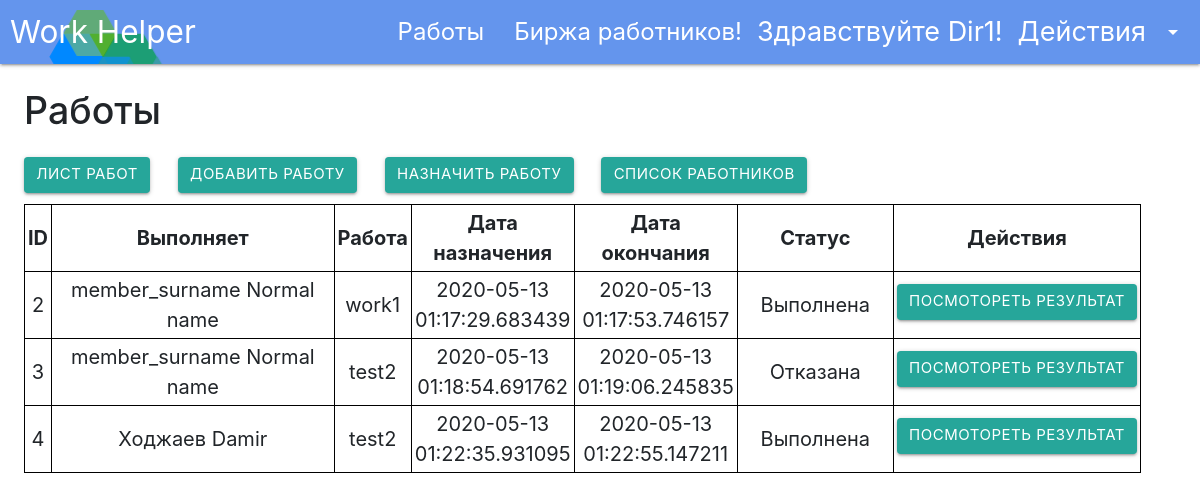
The page /company (signed in) on the database its author committed.
### data/users.py (models this page shows, shortened)
class User(SqlAlchemyBase, UserMixin, SerializerMixin):
    __tablename__ = 'users'
    id = sqlalchemy.Column(sqlalchemy.Integer, primary_key=True, autoincrement=True)
    account_type = sqlalchemy.Column(sqlalchemy.Integer, sqlalchemy.ForeignKey('accounts_type.id'))
    user_name = sqlalchemy.Column(sqlalchemy.String, unique=True)
    hashed_password = sqlalchemy.Column(sqlalchemy.String, nullable=False)
    surname = sqlalchemy.Column(sqlalchemy.String, nullable=False)
    name = sqlalchemy.Column(sqlalchemy.String, nullable=False)
    birthday = sqlalchemy.Column(sqlalchemy.DateTime, nullable=False)
    photo = sqlalchemy.Column(sqlalchemy.BLOB)
    email = sqlalchemy.Column(sqlalchemy.String, unique=True)
    about_me = sqlalchemy.Column(sqlalchemy.String, nullable=True)
    def get_full_name(self):
        return f"{self.surname} {self.name}"

### data/work.py (models this page shows)
class Work(SqlAlchemyBase):
    __tablename__ = 'works'
    id = sqlalchemy.Column(sqlalchemy.Integer, primary_key=True, autoincrement=True)
    work = sqlalchemy.Column(sqlalchemy.String, unique=True)
    description = sqlalchemy.Column(sqlalchemy.String, nullable=False)
    director_id = sqlalchemy.Column(sqlalchemy.Integer, sqlalchemy.ForeignKey('directors.director_id'))
    director = orm.relation("Director")
    works_list = orm.relation('WorkList', secondary='work_list_to_work', backref='work')

### modules/handlers/for_director.py (the view)
@blueprint.route('/company')
def company_load():
    if current_user.is_authenticated is False or current_user.account_type != 2:
        abort(404)
    table_data = list()
    session = db_session.create_session()
    a_buttons_not_ready = [('Изменить', "change_appoint_work"), ("Удалить", "delte_appoint_work")]
    a_buttons_ready = [('Посмотореть результат', "get_result_appoint_work")]
    for work_appointed in session.query(WorkList).filter(WorkList.director_id == current_user.id):
        temp = list()
        temp.append(work_appointed.id)
        temp.append(work_appointed.worker_url.user.get_full_name())
        temp.append(work_appointed.work_url.work)
        temp.append(str(work_appointed.work_start))
        if work_appointed.work_end is not None:
            temp.append(str(work_appointed.work_end))
        else:
            temp.append("Еще не назначена")
        work_status = session.query(WorkStatus).get(work_appointed.status)
        if work_status.id == 1:
            temp.append("Выполнена")
            temp.append(a_buttons_ready)
        elif work_status.id == 2:
            temp.append("Выполняется")
            temp.append(a_buttons_not_ready)
        elif work_status.id == 3:
            temp.append("Отказана")
            temp.append(a_buttons_ready)
        table_data.append(temp)
    return render_template('company.html', table_data=table_data)

### data/db_session.py (called while the page is built)
def create_session() -> Session:
    global __factory
    return __factory()

### main.py (called while the page is built)
@login_manager.user_loader
def load_user(user_id):
    session = db_session.create_session()
    return session.query(User).get(user_id)

### templates/company.html (shortened to what this page needs)
{% extends 'base.html' %}
{% block content %}
    <div class="company">
        <h1 style="margin-bottom: 2%">Работы</h1>
        <a href="/list_work" class="btn">Лист работ</a>
        <a href="/add_work" class="btn">Добавить работу</a>
        <a href="/appoint_work" class="btn">Назначить работу</a>
        <a href="/workers_list" class="btn">Список работников</a>
        <table>
            <tr>
                <th class="first_col">ID</th>
                <th class="second_col">Выполняет</th>
                <th class="third_col">Работа</th>
                <th class="fourth_col">Дата назначения</th>
                <th class="fourth_col">Дата окончания</th>
                <th class="fifth_col">Статус</th>
                <th class="sixth_col">Действия</th>
            </tr>
            {% for id, worker_full_name, description,data_start, data_end ,status, a_buttons in table_data %}
                <tr>
                    <td class="first_col">{{ id }}</td>
                    <td class="second_col">{{ worker_full_name }}</td>
                    <td class="third_col">{{ description }}</td>
                    <td class="fourth_col">{{ data_start }}</td>
                    <td class="fourth_col">{{ data_end }}</td>
                    <td class="fifth_col">{{ status }}</td>
                    <td class="sixth_col">
                        {% for title_url, url in a_buttons %}
                            <a class="btn btn_in_table" href="/{{ url }}/{{ id }}">{{ title_url }}</a>
                        {% endfor %}
                    </td>
                </tr>
            {% endfor %}
        </table>
    </div>
{% endblock %}

### templates/base.html (shortened to what this page needs)
<!DOCTYPE html>
<html lang="en">
<head>
    <link type="text/css" rel="stylesheet" href="{{ url_for('static', filename='/css/materialize.css' ) }}"
          media="screen,projection"/>
    <link rel="stylesheet" href="https://maxcdn.bootstrapcdn.com/bootstrap/4.0.0/css/bootstrap.min.css"
>
    <link rel="stylesheet" href="{{ url_for('static', filename='/css/style.css' ) }}">
</head>
<body>
<nav>
    <div class="nav-wrapper">
        <a href="/" class="brand-logo">Work Helper</a>
        <ul id="nav-mobile" class="right hide-on-med-and-down">
            {% if current_user.is_authenticated %}
                {% if current_user.account_type == 2 %}
                    <li><a class="nav_functions" href="/company">Работы</a></li>
                    <li><a class="nav_functions" href="/hire_workers">Биржа работников!</a></li>
                {% else %}
                    <li><a class="nav_functions" href="/works">Работы</a></li>
                    <li><a class="nav_functions" href="/invites_box">Приглашения</a></li>
                {% endif %}
                <li><span class="nav_authorization">Здравствуйте {{ current_user.name|title }}!</span></li>
                <li><a class="nav_authorization dropdown-trigger" href="#!" data-target="user_func">Действия<i
                        class="material-icons right">arrow_drop_down</i></a></li>
            {% else %}
                <li><a class="nav_authorization" href="/register">Зарегистрироваться</a></li>
                <li><a class="nav_authorization" href="/login">Войти</a></li>
            {% endif %}
        </ul>
    </div>
</nav>
{% block content %}
{% endblock %}
</body>
</html>

### static/css/style.css (style rules this page uses)
.nav-wrapper { background-color: cornflowerblue; }
.brand-logo { margin-left: 10px; }
.nav_authorization { font-size: 27px; }
.nav_functions { font-size: 24px; }
.brand-logo { background-image: url("/img/logo.png"); }
a { text-decoration: none; }
.company { margin-top: 2%; margin-left: 2%; }
.company .btn { margin-right: 2%; }
.company table { margin-top: 1%; width: 95%; }
.company td, th { padding: 3px; border: 1px solid black; font-size: 20px; text-align: center; }
.company .second_col { width: 400px; }
.company .fifth_col { width: 200px; }
.company .sixth_col { width: 210px; }
.btn_in_table { margin-bottom: 3%; }

### rows shown on the page
User: name "Dir1"
Work: id "2", worker_full_name "member_surname Normal name", work "work1", data_start "2020-05-13 01:17:29.683439", data_end "2020-05-13 01:17:53.746157", status "Выполнена", a_buttons "ПОСМОТОРЕТЬ РЕЗУЛЬТАТ"
Work: id "3", worker_full_name "member_surname Normal name", work "test2", data_start "2020-05-13 01:18:54.691762", data_end "2020-05-13 01:19:06.245835", status "Отказана", a_buttons "ПОСМОТОРЕТЬ РЕЗУЛЬТАТ" "ПОСМОТОРЕТЬ РЕЗУЛЬТАТ", id "4", worker_full_name "Ходжаев Damir", data_start "2020-05-13 01:22:35.931095", data_end "2020-05-13 01:22:55.147211", status "Выполнена"
